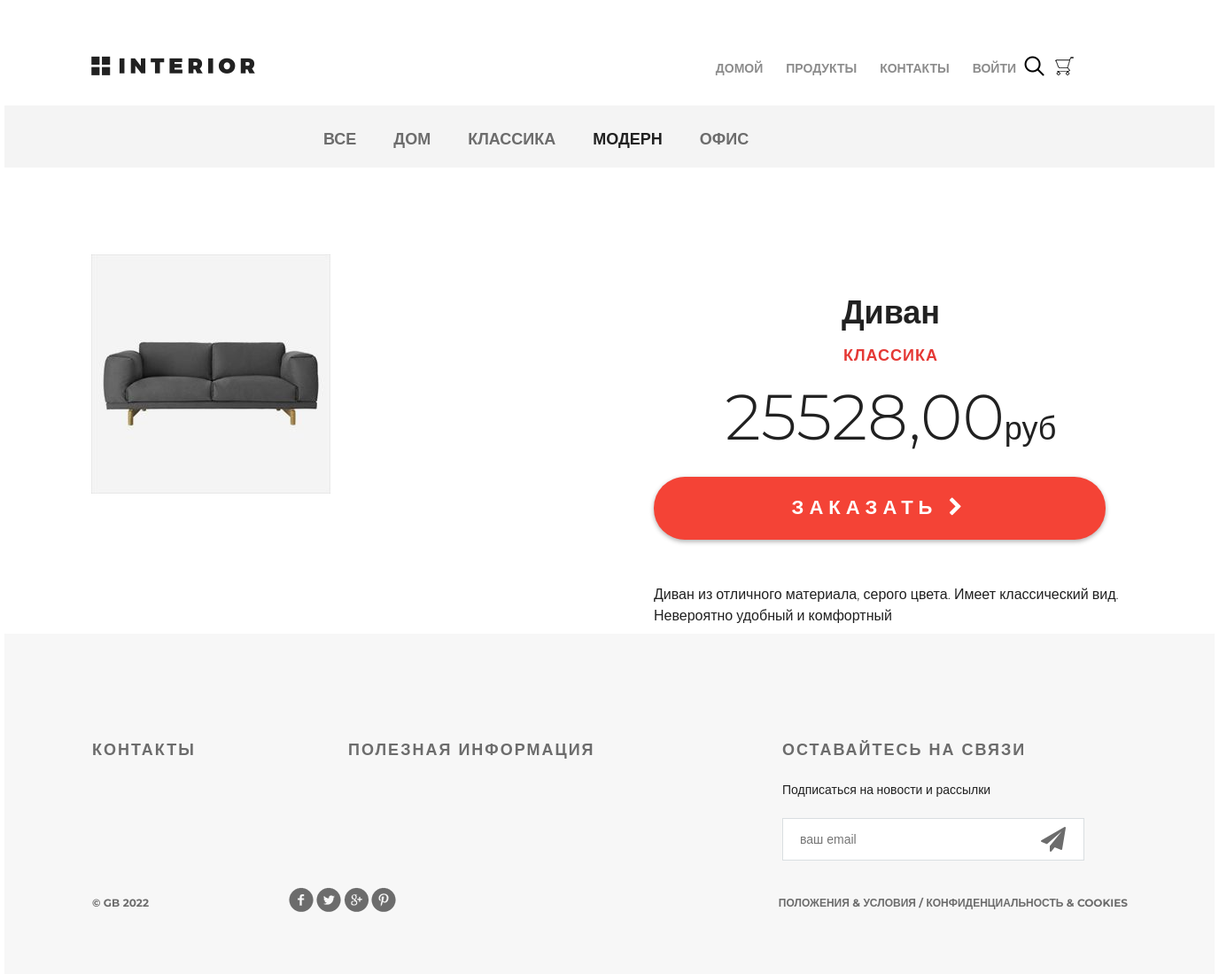
Screenshot of /products/product/3/ with the database file from the repository.
### mainapp/models.py (models this page shows, shortened)
class ProductCategory(models.Model):    # Категории
    name = models.CharField(verbose_name='имя', max_length=64, unique=True)
    description = models.TextField(verbose_name='описание', blank=True)
    is_active = models.BooleanField(verbose_name='активна', default=True)
    class Meta:
        verbose_name = 'категория'
        verbose_name_plural = 'категории'
        ordering = ('name',)

class Product(models.Model):    # Продукты
    category = models.ForeignKey(ProductCategory, on_delete=models.CASCADE)
    name = models.CharField(verbose_name='имя продукта', max_length=128)
    image = models.ImageField(upload_to='products_images', blank=True)
    short_desc = models.CharField(verbose_name='краткое описание продукта',
                                  max_length=60, blank=True)
    description = models.TextField(verbose_name='описание продукта', blank=True)
    price = models.DecimalField(verbose_name='цена продукта', max_digits=8,
                                decimal_places=2, default=0)
    quantity = models.PositiveIntegerField(verbose_name='количество на складе',
                                       default=0)
    class Meta:
        verbose_name = 'продукт'
        verbose_name_plural = 'продукты'

### mainapp/views.py (the view)
# urls.py: path('product/<int:pk>/', mainapp.product, name='product'),
def product(request, pk):
    title = 'продукты'
    content = {
        'title': title,
        'links_menu': ProductCategory.objects.all(),
        'product': get_object_or_404(Product, pk=pk),
        'basket': get_basket(request.user)
    }
    return render(request, 'mainapp/product.html', content)

### adminapp/templatetags/my_tags.py (called while the page is built)
def media_folder_products(path_to_folder):
    if not path_to_folder:
        path_to_folder = 'products_images/default.jpg'
    return f'{settings.MEDIA_URL}{path_to_folder}'

### mainapp/services.py (called while the page is built)
def get_basket(user):
    basket_list = []
    if user.is_authenticated:
        basket_list = Basket.objects.filter(user=user)
    return basket_list

### mainapp/templates/mainapp/product.html (shortened to what this page needs)
{% extends 'mainapp/base.html' %}
{% load static %}
{% load my_tags %}
{% block menu %}
		<div class="hero-white">
			<div class="header clearfix">
				{% include 'mainapp/includes/inc_main_manu.html' %}
			</div>
		</div>
{% endblock %}
{% block content %}
		<div class="details">
			<div class="links clearfix">
				{% include 'mainapp/includes/inc_categories_menu.html' %}
			</div>
			<div class="details-products">
				<div class="details-slider">
					<div class="slider-product">
						<img src="{{ product.image|media_folder_products }}">
					</div>
				</div>
				<div class="description">
					<h3 class="big-bold">{{ product.name }}</h3>
					<h3 class="red">{{ product.category.name }}</h3>
					<p class="price">{{ product.price|floatformat:2 }}<span>руб</span></p>
					<a href="{% url 'basket:add' product.pk %}" class="red-button">
						заказать <i class="fa fa-chevron-right" aria-hidden="true"></i>
					</a>
					<div class="description-text">
						<p>{{ product.description }}</p>
					</div>
				</div>
			</div>
		</div>
{% endblock %}

### mainapp/templates/mainapp/includes/inc_categories_menu.html
<ul class="links-menu">
    <li>
        <a href="{% url 'products:category' 0 %}"
           class="{% if request.resolver_match.kwargs.pk == '0' %} active{% endif %}">
            все
        </a>
    </li>
    {% for link in links_menu %}
        <li>
            <a href="{% url 'products:category' link.pk %}"
                    {% if request.resolver_match.kwargs.pk|add:'0' == link.pk %}
                        class="active"
                    {% endif %}> {{ link.name }}
            </a>
        </li>
    {% endfor %}
</ul>

### static/css/style.css (style rules this page uses)
* { margin: 0; padding: 0; }
body { font-family: 'Montserrat', sans-serif; }
html, body { height: 100%; }
.clearfix:after { content: ""; display: block; clear: both; }
.big-bold { color: #212121; font-size: 36px; font-weight: 700; text-align: left; margin-bottom: 24px; line-height: 36px; }
.red { text-transform: uppercase; color: #e53935; font-size: 18px; font-weight: 700; text-align: left; letter-spacing: 1px; line-height: 17px; margin-bottom: 22px; }
.hero-white { background-color: #fff; height: 119px; padding-left: 98px; padding-right: 211px; position: relative; }
.links { height: 70px; background-color: #f4f4f4; position: relative; padding-left: 360px; }
.links-menu { margin: 27px auto 0px; position: absolute; }
.links-menu li { float: left; list-style-type: none; padding-right: 42px; }
.links-menu li a { text-decoration: none; color: #6c6c6c; font-size: 18px; font-weight: 700; text-transform: uppercase; }
.links-menu .active { color: #212121; font-size: 18px; font-weight: 700; }
.details-products { padding-left: 98px; padding-right: 98px; margin-top: 98px; height: 551px; }
.details-slider { width: 570px; float: left; margin-right: 30px; }
.slider-product { width: 570px; height: 400px; }
.description { width: 535px; float: right; padding-left: 35px }
.description .big-bold { color: #212121; font-size: 36px; font-weight: 700; text-align: center; margin-top: 47px; margin-bottom: 0px; }
.description .red { text-transform: uppercase; color: #e53935; font-size: 18px; font-weight: 700; text-align: center; letter-spacing: 1px; line-height: 17px; margin-top: 23px; margin-bottom: 36px; }
.description .price { color: #212121; font-size: 72px; font-weight: 300; line-height: 48px; text-align: center; }
.description .price span { color: #212121; font-size: 36px; font-weight: 300; line-height: 48px; text-align: center; }
.red-button { display: block; height: 71px; width: 510px; border-radius: 35px; background-color: #f44336; text-align: center; text-transform: uppercase; text-decoration: none; color: #ffffff; font-size: 22px; font-weight: 700; line-height: 24px; box-shadow: 0px 2px 4.85px 0.15px rgba(33, 33, 33, 0.35); line-height: 70px; letter-spacing: 6px; margin-top: 31px; }
.description-text { margin-top: 50px; color: #212121; font-size: 16px; font-weight: 300; line-height: 24px; text-align: left; }
.description-text p { margin-bottom: 0.5em; }

### rows the page displays
ProductCategory: name "ДОМ"
ProductCategory: name "КЛАССИКА"
ProductCategory: name "МОДЕРН"
ProductCategory: name "ОФИС"
Product: image|media_folder_products (picture), name "Диван", category.name "КЛАССИКА", price "25528,00", description "Диван из отличного материала, серого цвета. Имеет классический вид. Невероятно удобный и комфортный"
